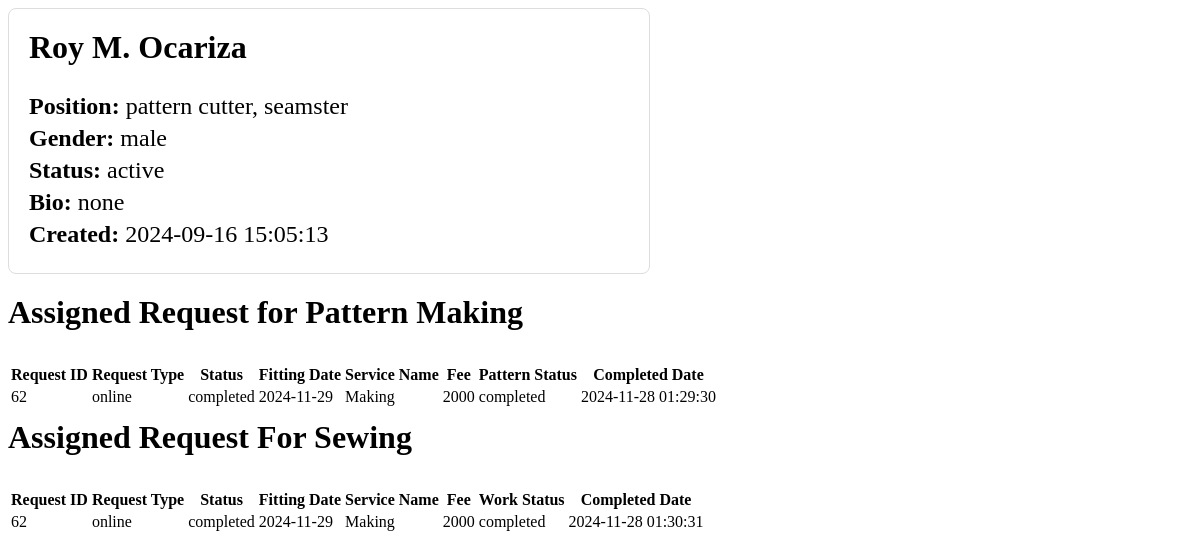
The app's page /admin/fetch_employee_details.php?employee_name=Roy M. Ocariza, older data.
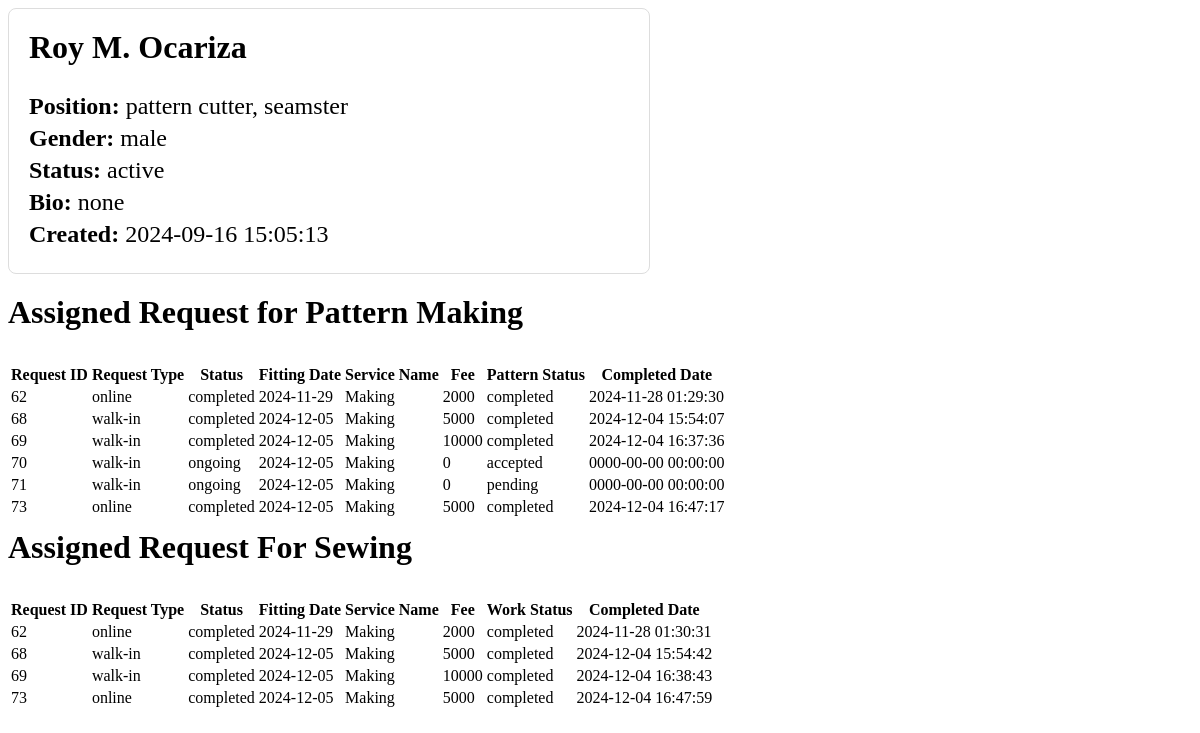
The same page, newer data.
### tables this page shows
CREATE TABLE `royale_request_tbl` (
  `request_id` int(11) NOT NULL,
  `request_status` varchar(255) NOT NULL,
  `request_type` varchar(255) NOT NULL,
  `user_id` bigint(255) NOT NULL,
  `service_name` varchar(255) NOT NULL,
  `name` varchar(255) NOT NULL,
  `contact_number` bigint(255) NOT NULL,
  `gender` varchar(255) NOT NULL,
  `email` varchar(255) NOT NULL,
  `address` varchar(255) NOT NULL,
  `fitting_date` date NOT NULL,
  `fitting_time` time NOT NULL,
  `photo` varchar(255) NOT NULL,
  `message` text NOT NULL,
  `fee` bigint(255) NOT NULL,
  `measurement` text NOT NULL,
  `deadline` date NOT NULL,
  `special_group` varchar(255) NOT NULL,
  `assigned_pattern_cutter` varchar(255) NOT NULL,
  `assigned_tailor` varchar(255) NOT NULL,
  `balance` bigint(255) NOT NULL,
  `down_payment` bigint(255) NOT NULL,
  `down_payment_date` date NOT NULL,
  `pattern_status` text NOT NULL,
  `pattern_completed_datetime` datetime NOT NULL,
  `work_status` varchar(255) NOT NULL,
  `work_completed_datetime` datetime NOT NULL,
  `final_payment` bigint(255) NOT NULL,
  `final_payment_date` date NOT NULL,
  `cancellation_reason` text NOT NULL,
  `datetime_request` datetime NOT NULL
);

### admin/fetch_employee_details.php (the view, shortened to what this page needs)
<?php
require 'dbconnect.php';
if (isset($_GET['employee_name'])) {
    $employeeName = $_GET['employee_name'];
    $stmt = $conn->prepare("SELECT * FROM employee_tbl WHERE employee_name = ?");
    $stmt->bind_param("s", $employeeName);
    $stmt->execute();
    $employeeResult = $stmt->get_result()->fetch_assoc();
    if ($employeeResult) {
        echo "<div class='employee-info'>";
        echo "<h2>" . htmlspecialchars($employeeResult['employee_name']) . "</h2>";
        echo "<p><strong>Position:</strong> " . htmlspecialchars($employeeResult['employee_position']) . "</p>";
        echo "<p><strong>Gender:</strong> " . htmlspecialchars($employeeResult['employee_gender']) . "</p>";
        echo "<p><strong>Status:</strong> " . htmlspecialchars($employeeResult['employee_status']) . "</p>";
        echo "<p><strong>Bio:</strong> " . htmlspecialchars($employeeResult['employee_bio']) . "</p>";
        echo "<p><strong>Created:</strong> " . htmlspecialchars($employeeResult['datetime_created']) . "</p>";
        echo "</div>";
    } else {
        echo "<p>Employee not found.</p>";
    }
    echo "<h3 style='margin-top: 10px;'>Assigned Request for Pattern Making</h3>";
    $patternCutterStmt = $conn->prepare("SELECT * FROM royale_request_tbl WHERE assigned_pattern_cutter = ?");
    $patternCutterStmt->bind_param("s", $employeeName);
    $patternCutterStmt->execute();
    $patternRequests = $patternCutterStmt->get_result();
    if ($patternRequests->num_rows > 0) {
        echo "<table>";
        echo "<thead>
                <tr>
                    <th>Request ID</th>
                    <th>Request Type</th>
                    <th>Status</th>
                    <th>Fitting Date</th>
                    <th>Service Name</th>
                    <th>Fee</th>
                    <th>Pattern Status</th>
                    <th>Completed Date</th>
                </tr>
              </thead>";
        echo "<tbody>";
        while ($request = $patternRequests->fetch_assoc()) {
            echo "<tr>
                    <td>" . htmlspecialchars($request['request_id']) . "</td>
                    <td>" . htmlspecialchars($request['request_type']) . "</td>
                    <td>" . htmlspecialchars($request['request_status']) . "</td>
                    <td>" . htmlspecialchars($request['fitting_date']) . "</td>
                    <td>" . htmlspecialchars($request['service_name']) . "</td>
                    <td>" . htmlspecialchars($request['fee']) . "</td>
                    <td>" . htmlspecialchars($request['pattern_status']) . "</td>
                    <td>" . htmlspecialchars($request['pattern_completed_datetime']) . "</td>
                  </tr>";
        }
        echo "</tbody></table>";
    } else {
        echo "<p>No pattern cutter requests assigned to this employee.</p>";
    }
    echo "<h3 style='margin-top: 10px;'>Assigned Request For Sewing</h3>";
    $tailorStmt = $conn->prepare("SELECT * FROM royale_request_tbl WHERE assigned_tailor = ?");
    $tailorStmt->bind_param("s", $employeeName);
    $tailorStmt->execute();
    $tailorRequests = $tailorStmt->get_result();
    if ($tailorRequests->num_rows > 0) {
        echo "<table>";
        echo "<thead>
                <tr>
                    <th>Request ID</th>
                    <th>Request Type</th>
                    <th>Status</th>
                    <th>Fitting Date</th>
                    <th>Service Name</th>
                    <th>Fee</th>
                    <th>Work Status</th>
                    <th>Completed Date</th>
                </tr>
              </thead>";
        echo "<tbody>";
        while ($request = $tailorRequests->fetch_assoc()) {
            echo "<tr>
                    <td>" . htmlspecialchars($request['request_id']) . "</td>
                    <td>" . htmlspecialchars($request['request_type']) . "</td>
                    <td>" . htmlspecialchars($request['request_status']) . "</td>
                    <td>" . htmlspecialchars($request['fitting_date']) . "</td>
                    <td>" . htmlspecialchars($request['service_name']) . "</td>
                    <td>" . htmlspecialchars($request['fee']) . "</td>
                    <td>" . htmlspecialchars($request['work_status']) . "</td>
                    <td>" . htmlspecialchars($request['work_completed_datetime']) . "</td>
                  </tr>";
        }
        echo "</tbody></table>";
    } else {
        echo "<p>No tailor requests assigned to this employee.</p>";
    }
}
?>

Row changes from the older to the newer data that the page shows:
added royale_request_tbl: request_id "68", request_type "walk-in", request_status "completed", fitting_date "2024-12-05", service_name "Making", fee "5000", pattern_status "completed", pattern_completed_datetime "2024-12-04 15:54:07", work_status "completed", work_completed_datetime "2024-12-04 15:54:42"
added royale_request_tbl: request_id "69", request_type "walk-in", request_status "completed", fitting_date "2024-12-05", service_name "Making", fee "10000", pattern_status "completed", pattern_completed_datetime "2024-12-04 16:37:36", work_status "completed", work_completed_datetime "2024-12-04 16:38:43"
added royale_request_tbl: request_id "70", request_type "walk-in", request_status "ongoing", fitting_date "2024-12-05", service_name "Making", fee "0", pattern_status "accepted", pattern_completed_datetime "0000-00-00 00:00:00", shown under "Assigned Request for Pattern Making"
added royale_request_tbl: request_id "71", request_type "walk-in", request_status "ongoing", fitting_date "2024-12-05", service_name "Making", fee "0", pattern_status "pending", pattern_completed_datetime "0000-00-00 00:00:00", shown under "Assigned Request for Pattern Making"
added royale_request_tbl: request_id "73", request_type "online", request_status "completed", fitting_date "2024-12-05", service_name "Making", fee "5000", pattern_status "completed", pattern_completed_datetime "2024-12-04 16:47:17", work_status "completed", work_completed_datetime "2024-12-04 16:47:59"
